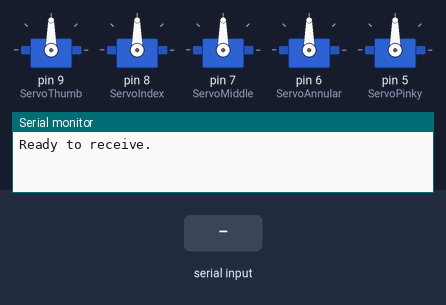
This sketch was run on a simulated Arduino Uno, built with avr-gcc and run on an emulated ATmega328P. On the bench: 5 × servo, the last lines printed to the serial monitor. The test bench sets the inputs (shaded band).

Above: at 2.7 s.
2.8 s: "<\n" received over the second serial link
At 3.5 s:
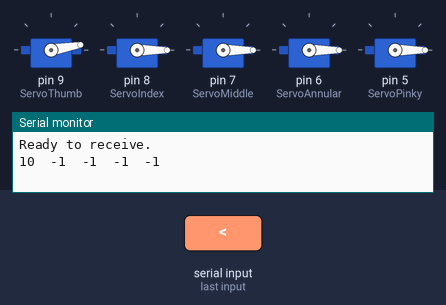
Timing chart, 0 to 5.8 s (numbered marks = the images above; inputs shaded):
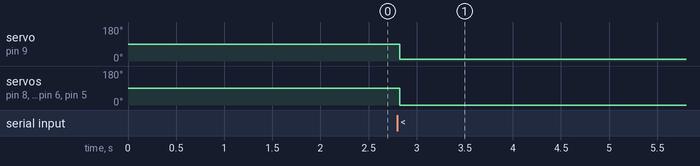

The sketch:

Hand_Final.ino
```cpp
/*
Robot Hand
*/

#include <Servo.h>   // Library needed to use function for servomotors
#include <SoftwareSerial.h>
SoftwareSerial XBee(2, 3); // RX, TX
Servo ServoThumb, ServoIndex,        // Viene assegnato un nome a ciascun servomotore.
ServoMiddle, ServoAnnular, ServoPinky;

byte startPackage; // Variable that will contain the character of start package set in the GloveTX sketch, "<"

int AngThumb   = 0;   // Variables with the values for the servomotors (between 0 and 180)
int AngIndex   = 0;
int AngMiddle  = 0;
int AngAnnular = 0;
int AngPinky   = 0;


void setup()
{
  Serial.begin(9600);      // Serial communication is activated at 9600 baud/s.
  XBee.begin(9600);
  ServoThumb.attach(9);  // The servomotors are asigned to the pins of the Arduino UNO board.
  delay(300);              // A delay of 300ms is set for a secure connection (this can be optional)
  ServoIndex.attach(8);
  delay(300);
  ServoMiddle.attach(7);
  delay(300);
  ServoAnnular.attach(6);
  delay(300);
  ServoPinky.attach(5);
  delay(300);

  Serial.println("Ready to receive.");
}

void loop()
{
  if(XBee.available()) {    // Witing for data incoming from the other XBee module

    startPackage = Serial.read(); // The first value will be "<", the other are assigned to the finger
    AngThumb   = Serial.read();
    AngIndex   = Serial.read();
    AngMiddle  = Serial.read();
    AngAnnular = Serial.read();
    AngPinky   = Serial.read();

    startPackage = XBee.read(); // The first value will be "<", the other are assigned to the finger
    AngThumb   = XBee.read();
    AngIndex   = XBee.read();
    AngMiddle  = XBee.read();
    AngAnnular = XBee.read();
    AngPinky   = XBee.read();

    Serial.print(AngThumb);
    Serial.print("\t");
    Serial.print(AngIndex);
    Serial.print("\t");
    Serial.print(AngMiddle);
    Serial.print("\t");
    Serial.print(AngAnnular);
    Serial.print("\t");
    Serial.print(AngPinky);
    Serial.print("\n");


    if(startPackage == '<'){   // Verifying that the first value is "<"

      if(AngThumb!=255)  // Sometimes the incoming value goes to 255, I couldn't discover yet the reason, so I simply excluded it when it happens. You can remove this line for every finger if you don't have this kind of problem
      ServoThumb.write(AngThumb);  // The servomotors rotates of the assigned degrees

      if(AngIndex!=255)
      ServoIndex.write(AngIndex);

      if(AngMiddle!=255)
      ServoMiddle.write(AngMiddle);

      if(AngAnnular!=255)
      ServoAnnular.write(AngAnnular);

      if(AngPinky!=255)
      ServoPinky.write(AngPinky);
    }
  }
  delay(30); // a delay to make the servomotors working correctly (a lower value could make the system not working, higher value make it slower)
}
```

Measured:
- after the input at 2.8 s, servo on pin 9 (ServoThumb): 90° → 10° at once; servo on pin 8 (ServoIndex), servo on pin 7 (ServoMiddle), servo on pin 6 (ServoAnnular), servo on pin 5 (ServoPinky): 90° → 0° at once
